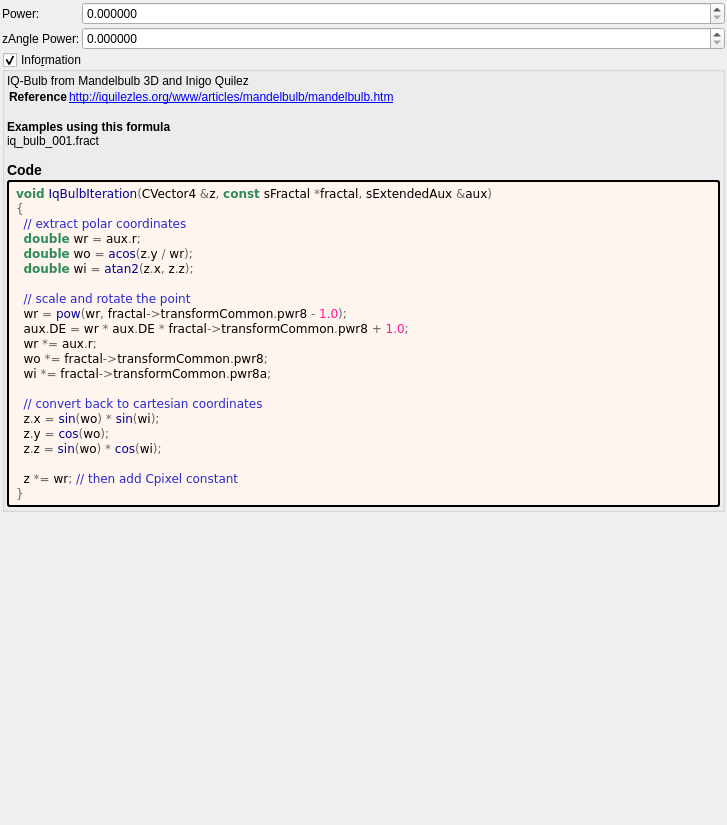
<?xml version="1.0" encoding="UTF-8"?>
<ui version="4.0">
 <class>Form</class>
 <widget class="QWidget" name="Form">
  <property name="geometry">
   <rect>
    <x>0</x>
    <y>0</y>
    <width>727</width>
    <height>825</height>
   </rect>
  </property>
  <property name="windowTitle">
   <string notr="true">iq_bulb</string>
  </property>
  <layout class="QVBoxLayout" name="verticalLayout">
   <property name="spacing">
    <number>2</number>
   </property>
   <property name="leftMargin">
    <number>2</number>
   </property>
   <property name="topMargin">
    <number>2</number>
   </property>
   <property name="rightMargin">
    <number>2</number>
   </property>
   <property name="bottomMargin">
    <number>2</number>
   </property>
   <item>
    <layout class="QGridLayout" name="gridLayout" columnstretch="0,1">
     <property name="spacing">
      <number>2</number>
     </property>
     <item row="1" column="0">
      <widget class="QLabel" name="label_7">
       <property name="text">
        <string>zAngle Power:</string>
       </property>
      </widget>
     </item>
     <item row="1" column="1">
      <widget class="MyDoubleSpinBox" name="spinbox_transf_pwr_8a">
       <property name="sizePolicy">
        <sizepolicy hsizetype="Minimum" vsizetype="Maximum">
         <horstretch>0</horstretch>
         <verstretch>0</verstretch>
        </sizepolicy>
       </property>
       <property name="prefix">
        <string/>
       </property>
       <property name="suffix">
        <string/>
       </property>
       <property name="decimals">
        <number>6</number>
       </property>
       <property name="minimum">
        <double>0.000000000000000</double>
       </property>
       <property name="maximum">
        <double>99.998999999999995</double>
       </property>
       <property name="singleStep">
        <double>0.100000000000000</double>
       </property>
      </widget>
     </item>
     <item row="0" column="1">
      <widget class="MyDoubleSpinBox" name="spinbox_transf_pwr_8">
       <property name="sizePolicy">
        <sizepolicy hsizetype="Minimum" vsizetype="Maximum">
         <horstretch>0</horstretch>
         <verstretch>0</verstretch>
        </sizepolicy>
       </property>
       <property name="prefix">
        <string/>
       </property>
       <property name="suffix">
        <string/>
       </property>
       <property name="decimals">
        <number>6</number>
       </property>
       <property name="minimum">
        <double>0.000000000000000</double>
       </property>
       <property name="maximum">
        <double>99.998999999999995</double>
       </property>
       <property name="singleStep">
        <double>0.100000000000000</double>
       </property>
      </widget>
     </item>
     <item row="0" column="0">
      <widget class="QLabel" name="label_10">
       <property name="text">
        <string>Power:</string>
       </property>
      </widget>
     </item>
    </layout>
   </item>
   <item>
    <widget class="MyGroupBox" name="groupCheck_info">
     <property name="title">
      <string>Info&amp;rmation</string>
     </property>
     <property name="flat">
      <bool>false</bool>
     </property>
     <property name="checkable">
      <bool>true</bool>
     </property>
     <layout class="QVBoxLayout" name="verticalLayout_2">
      <property name="spacing">
       <number>2</number>
      </property>
      <property name="leftMargin">
       <number>2</number>
      </property>
      <property name="topMargin">
       <number>2</number>
      </property>
      <property name="rightMargin">
       <number>2</number>
      </property>
      <property name="bottomMargin">
       <number>2</number>
      </property>
      <item>
       <widget class="QLabel" name="label_information_general">
        <property name="text">
         <string notr="true">&lt;p&gt;IQ-Bulb from Mandelbulb 3D and Inigo Quilez&lt;/p&gt;&lt;table&gt;
&lt;tr&gt;&lt;th&gt;Reference&lt;/th&gt;&lt;td&gt;&lt;a href=&quot;http://iquilezles.org/www/articles/mandelbulb/mandelbulb.htm&quot;&gt;http://iquilezles.org/www/articles/mandelbulb/mandelbulb.htm&lt;br&gt;
&lt;/td&gt;&lt;/tr&gt;
&lt;/table&gt;
&lt;br&gt;&lt;b&gt;Examples using this formula&lt;/b&gt;&lt;br&gt;iq_bulb_001.fract&lt;h3&gt;Code&lt;/h3&gt;</string>
        </property>
        <property name="wordWrap">
         <bool>true</bool>
        </property>
        <property name="openExternalLinks">
         <bool>true</bool>
        </property>
        <property name="textInteractionFlags">
         <set>Qt::LinksAccessibleByMouse|Qt::TextSelectableByMouse</set>
        </property>
       </widget>
      </item>
      <item>
       <widget class="QLabel" name="label_code_content">
        <property name="styleSheet">
         <string notr="true">border-style: outset; border-width: 2px; border-radius: 3px; border-color: black; background-color: #fff5ee; padding: 4px;</string>
        </property>
        <property name="text">
         <string notr="true">&lt;body style=&quot;background-color:#fff5ee&quot;&gt;
&lt;pre style=&quot;color:#000000; background-color:#fff5ee;  font-family:'Courier New',monospace;&quot;&gt;&lt;span style=&quot;color:#2e8b57; font-weight:bold&quot;&gt;void&lt;/span&gt; &lt;span style=&quot;color:#00008f&quot;&gt;IqBulbIteration&lt;/span&gt;&lt;span style=&quot;color:#676767&quot;&gt;(&lt;/span&gt;CVector4 &lt;span style=&quot;color:#676767&quot;&gt;&amp;amp;&lt;/span&gt;z&lt;span style=&quot;color:#676767&quot;&gt;,&lt;/span&gt; &lt;span style=&quot;color:#2e8b57; font-weight:bold&quot;&gt;const&lt;/span&gt; sFractal &lt;span style=&quot;color:#676767&quot;&gt;*&lt;/span&gt;fractal&lt;span style=&quot;color:#676767&quot;&gt;,&lt;/span&gt; sExtendedAux &lt;span style=&quot;color:#676767&quot;&gt;&amp;amp;&lt;/span&gt;aux&lt;span style=&quot;color:#676767&quot;&gt;)&lt;/span&gt;
&lt;span style=&quot;color:#676767&quot;&gt;{&lt;/span&gt;
  &lt;span style=&quot;color:#2929cc&quot;&gt;// extract polar coordinates&lt;/span&gt;
  &lt;span style=&quot;color:#2e8b57; font-weight:bold&quot;&gt;double&lt;/span&gt; wr &lt;span style=&quot;color:#676767&quot;&gt;=&lt;/span&gt; aux&lt;span style=&quot;color:#676767&quot;&gt;.&lt;/span&gt;r&lt;span style=&quot;color:#676767&quot;&gt;;&lt;/span&gt;
  &lt;span style=&quot;color:#2e8b57; font-weight:bold&quot;&gt;double&lt;/span&gt; wo &lt;span style=&quot;color:#676767&quot;&gt;=&lt;/span&gt; &lt;span style=&quot;color:#00008f&quot;&gt;acos&lt;/span&gt;&lt;span style=&quot;color:#676767&quot;&gt;(&lt;/span&gt;z&lt;span style=&quot;color:#676767&quot;&gt;.&lt;/span&gt;y &lt;span style=&quot;color:#676767&quot;&gt;/&lt;/span&gt; wr&lt;span style=&quot;color:#676767&quot;&gt;);&lt;/span&gt;
  &lt;span style=&quot;color:#2e8b57; font-weight:bold&quot;&gt;double&lt;/span&gt; wi &lt;span style=&quot;color:#676767&quot;&gt;=&lt;/span&gt; &lt;span style=&quot;color:#00008f&quot;&gt;atan2&lt;/span&gt;&lt;span style=&quot;color:#676767&quot;&gt;(&lt;/span&gt;z&lt;span style=&quot;color:#676767&quot;&gt;.&lt;/span&gt;x&lt;span style=&quot;color:#676767&quot;&gt;,&lt;/span&gt; z&lt;span style=&quot;color:#676767&quot;&gt;.&lt;/span&gt;z&lt;span style=&quot;color:#676767&quot;&gt;);&lt;/span&gt;

  &lt;span style=&quot;color:#2929cc&quot;&gt;// scale and rotate the point&lt;/span&gt;
  wr &lt;span style=&quot;color:#676767&quot;&gt;=&lt;/span&gt; &lt;span style=&quot;color:#00008f&quot;&gt;pow&lt;/span&gt;&lt;span style=&quot;color:#676767&quot;&gt;(&lt;/span&gt;wr&lt;span style=&quot;color:#676767&quot;&gt;,&lt;/span&gt; fractal&lt;span style=&quot;color:#676767&quot;&gt;-&amp;gt;&lt;/span&gt;transformCommon&lt;span style=&quot;color:#676767&quot;&gt;.&lt;/span&gt;pwr8 &lt;span style=&quot;color:#676767&quot;&gt;-&lt;/span&gt; &lt;span style=&quot;color:#ff1493&quot;&gt;1.0&lt;/span&gt;&lt;span style=&quot;color:#676767&quot;&gt;);&lt;/span&gt;
  aux&lt;span style=&quot;color:#676767&quot;&gt;.&lt;/span&gt;DE &lt;span style=&quot;color:#676767&quot;&gt;=&lt;/span&gt; wr &lt;span style=&quot;color:#676767&quot;&gt;*&lt;/span&gt; aux&lt;span style=&quot;color:#676767&quot;&gt;.&lt;/span&gt;DE &lt;span style=&quot;color:#676767&quot;&gt;*&lt;/span&gt; fractal&lt;span style=&quot;color:#676767&quot;&gt;-&amp;gt;&lt;/span&gt;transformCommon&lt;span style=&quot;color:#676767&quot;&gt;.&lt;/span&gt;pwr8 &lt;span style=&quot;color:#676767&quot;&gt;+&lt;/span&gt; &lt;span style=&quot;color:#ff1493&quot;&gt;1.0&lt;/span&gt;&lt;span style=&quot;color:#676767&quot;&gt;;&lt;/span&gt;
  wr &lt;span style=&quot;color:#676767&quot;&gt;*=&lt;/span&gt; aux&lt;span style=&quot;color:#676767&quot;&gt;.&lt;/span&gt;r&lt;span style=&quot;color:#676767&quot;&gt;;&lt;/span&gt;
  wo &lt;span style=&quot;color:#676767&quot;&gt;*=&lt;/span&gt; fractal&lt;span style=&quot;color:#676767&quot;&gt;-&amp;gt;&lt;/span&gt;transformCommon&lt;span style=&quot;color:#676767&quot;&gt;.&lt;/span&gt;pwr8&lt;span style=&quot;color:#676767&quot;&gt;;&lt;/span&gt;
  wi &lt;span style=&quot;color:#676767&quot;&gt;*=&lt;/span&gt; fractal&lt;span style=&quot;color:#676767&quot;&gt;-&amp;gt;&lt;/span&gt;transformCommon&lt;span style=&quot;color:#676767&quot;&gt;.&lt;/span&gt;pwr8a&lt;span style=&quot;color:#676767&quot;&gt;;&lt;/span&gt;

  &lt;span style=&quot;color:#2929cc&quot;&gt;// convert back to cartesian coordinates&lt;/span&gt;
  z&lt;span style=&quot;color:#676767&quot;&gt;.&lt;/span&gt;x &lt;span style=&quot;color:#676767&quot;&gt;=&lt;/span&gt; &lt;span style=&quot;color:#00008f&quot;&gt;sin&lt;/span&gt;&lt;span style=&quot;color:#676767&quot;&gt;(&lt;/span&gt;wo&lt;span style=&quot;color:#676767&quot;&gt;) *&lt;/span&gt; &lt;span style=&quot;color:#00008f&quot;&gt;sin&lt;/span&gt;&lt;span style=&quot;color:#676767&quot;&gt;(&lt;/span&gt;wi&lt;span style=&quot;color:#676767&quot;&gt;);&lt;/span&gt;
  z&lt;span style=&quot;color:#676767&quot;&gt;.&lt;/span&gt;y &lt;span style=&quot;color:#676767&quot;&gt;=&lt;/span&gt; &lt;span style=&quot;color:#00008f&quot;&gt;cos&lt;/span&gt;&lt;span style=&quot;color:#676767&quot;&gt;(&lt;/span&gt;wo&lt;span style=&quot;color:#676767&quot;&gt;);&lt;/span&gt;
  z&lt;span style=&quot;color:#676767&quot;&gt;.&lt;/span&gt;z &lt;span style=&quot;color:#676767&quot;&gt;=&lt;/span&gt; &lt;span style=&quot;color:#00008f&quot;&gt;sin&lt;/span&gt;&lt;span style=&quot;color:#676767&quot;&gt;(&lt;/span&gt;wo&lt;span style=&quot;color:#676767&quot;&gt;) *&lt;/span&gt; &lt;span style=&quot;color:#00008f&quot;&gt;cos&lt;/span&gt;&lt;span style=&quot;color:#676767&quot;&gt;(&lt;/span&gt;wi&lt;span style=&quot;color:#676767&quot;&gt;);&lt;/span&gt;

  z &lt;span style=&quot;color:#676767&quot;&gt;*=&lt;/span&gt; wr&lt;span style=&quot;color:#676767&quot;&gt;;&lt;/span&gt; &lt;span style=&quot;color:#2929cc&quot;&gt;// then add Cpixel constant&lt;/span&gt;
&lt;span style=&quot;color:#676767&quot;&gt;}&lt;/span&gt;
&lt;/pre&gt;
&lt;/body&gt;</string>
        </property>
        <property name="wordWrap">
         <bool>true</bool>
        </property>
        <property name="openExternalLinks">
         <bool>true</bool>
        </property>
        <property name="textInteractionFlags">
         <set>Qt::LinksAccessibleByMouse|Qt::TextSelectableByMouse</set>
        </property>
       </widget>
      </item>
     </layout>
    </widget>
   </item>
   <item>
    <spacer name="verticalSpacer">
     <property name="orientation">
      <enum>Qt::Vertical</enum>
     </property>
     <property name="sizeHint" stdset="0">
      <size>
       <width>20</width>
       <height>40</height>
      </size>
     </property>
    </spacer>
   </item>
  </layout>
 </widget>
 <customwidgets>
  <customwidget>
   <class>MyDoubleSpinBox</class>
   <extends>QDoubleSpinBox</extends>
   <header>my_double_spin_box.h</header>
  </customwidget>
  <customwidget>
   <class>MyGroupBox</class>
   <extends>QGroupBox</extends>
   <header>my_group_box.h</header>
   <container>1</container>
  </customwidget>
 </customwidgets>
 <tabstops>
  <tabstop>spinbox_transf_pwr_8</tabstop>
  <tabstop>spinbox_transf_pwr_8a</tabstop>
  <tabstop>groupCheck_info</tabstop>
 </tabstops>
 <resources/>
 <connections/>
</ui>
